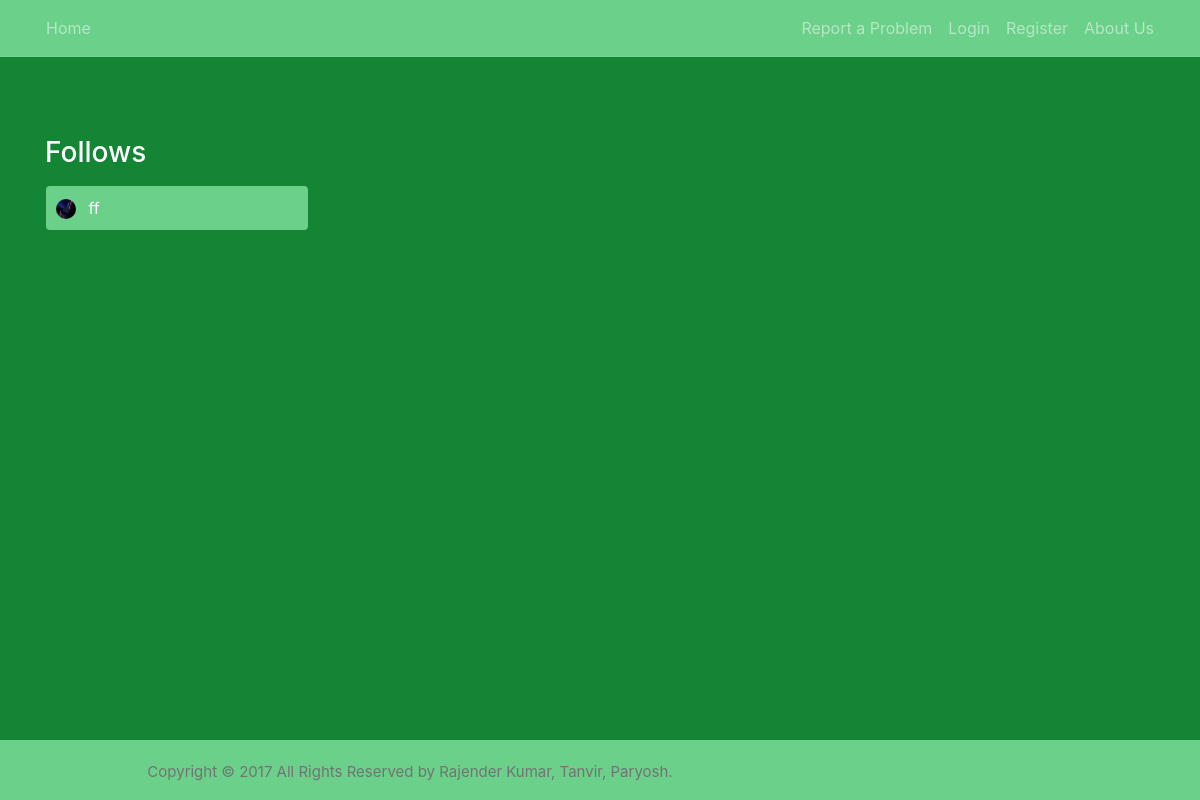
/user/fiffeek2/follows, run on the app's committed database.
### users/models.py (models this page shows, shortened)
class Follow(models.Model):
    user = models.ForeignKey(User, related_name='user', on_delete=models.CASCADE)
    follow_user = models.ForeignKey(User, related_name='follow_user', on_delete=models.CASCADE)
    date = models.DateTimeField(auto_now_add=True)

class Profile(models.Model):
    user = models.OneToOneField(User, on_delete=models.CASCADE)
    image = models.ImageField(default='default.jpg', upload_to='profile_pics')

### blog/views.py (the view)
# urls.py: path('user/<str:username>/follows', FollowsListView.as_view(), name='user-follows'),
class FollowsListView(ListView):
    model = Follow
    template_name = 'blog/follow.html'
    context_object_name = 'follows'
    def visible_user(self):
        return get_object_or_404(User, username=self.kwargs.get('username'))
    def get_queryset(self):
        user = self.visible_user()
        return Follow.objects.filter(user=user).order_by('-date')
    def get_context_data(self, *, object_list=None, **kwargs):
        data = super().get_context_data(**kwargs)
        data['follow'] = 'follows'
        return data

### blog/templates/blog/follow.html (shortened to what this page needs)
{% extends "blog/base.html" %}
{% block content %}
    {% if follow == 'follows' %}
         <div class="col-12 no-padding">
            <h3 class="white-important mb-3">
                Follows
            </h3>
            <div class="row pr-3 pl-3">
                {% for follow in follows %}
                    <div class="col-6 col-md-3 pl-0">
                        <article class="media content-section">
                            <div>
                                <img
                                           class="rounded-circle mr-2"
                                           style="width: 20px; height: 20px;"
                                           src="{{ follow.follow_user.profile.image.url }}">
                               <a class="mr-2 white-important" href="{% url 'user-posts' follow.follow_user.username %}">
                                   {{ follow.follow_user.username }}
                               </a>
                            </div>
                        </article>
                    </div>
                {% endfor %}
            </div>
        </div>
    {% endif %}
{% endblock content %}

### blog/static/blog/maingreen.css (style rules this page uses)
:root { --muted-color: rgba(255, 255, 255, 0.5); }
html { height: 100%; box-sizing: border-box; }
*, *:before, *:after { box-sizing: inherit; }
body { position: relative; background: #138535; color: var(--muted-color); margin-top: 5rem; padding-top: 56px; padding-bottom:60px; }
h1, h2, h3, h4, h5, h6 { color: var(--muted-color); }
.content-section { background: #6BD089; padding: 10px 10px; margin-bottom: 20px; }
.no-padding { padding: 0 !important; }
a { color: white; text-underline: none; text-decoration: none !important; }
article { border-radius: 4px; }
.white-important { color: white; }

### data on the page
Follow: follow_user.profile.image (placeholder picture), follow_user.username "ff"
